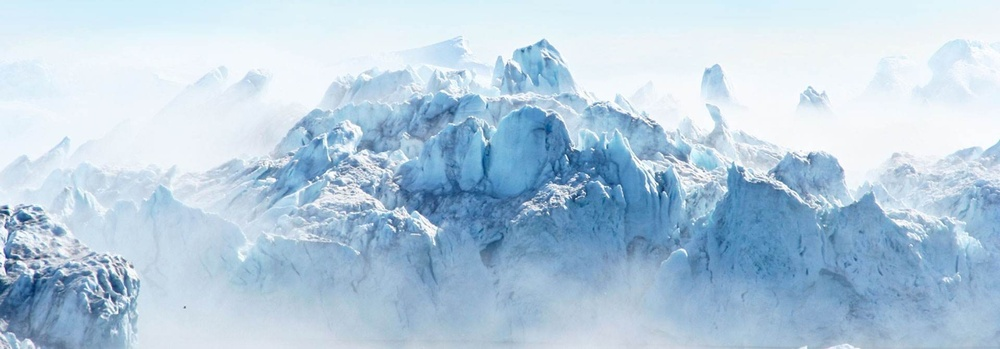
#> input picture 0000/page.jpg, 1000 x 349 px, shrunk from 1920 x 670 before the run
$ python 0.py
#> lines starting #> are read from the running program, lines starting #| are printed output that depends on the picture
#!/usr/bin/env python
#-*-coding=utf-8-*-

'''To add a number at the corner of an image'''

from PIL import Image, ImageDraw, ImageFont

class ImageNumber(object):
    '''To add a number
    __init__:
        initialize the class;
    add_number:
        add number
    '''

    def __init__(self, scale=(0.5, 0.5), path='./img.png'):
        '''Init'''
        self.path = path

    def add_number(self, num):
#> called with num = 'WEB & BACKEND'
        img = Image.open(self.path)
#> img is the input picture: PIL image 1000x349 RGB; mean R, G, B 181, 204.7, 223.4
        width, height = img.size
#> width = 1000; height = 349
        draw = ImageDraw.Draw(img)
        font_size = min(width, height) // 5
#> font_size = 69
        font = ImageFont.truetype('./Novecentowide-Bold-webfont.woff', font_size);
        draw.text([width*0.2, height*0.3], num, fill=(77, 77, 77), font=font)
        font_size2 = font_size/4;
#> font_size2 = 17.25
        font2 = ImageFont.truetype('Blokletters-Potlood-webfont.woff', font_size2)
        draw.text([width*0.4, height*0.7], 'BY ZHANG QIONGYU', fill=(48, 48,48), font=font2)
        del draw
        img.show()
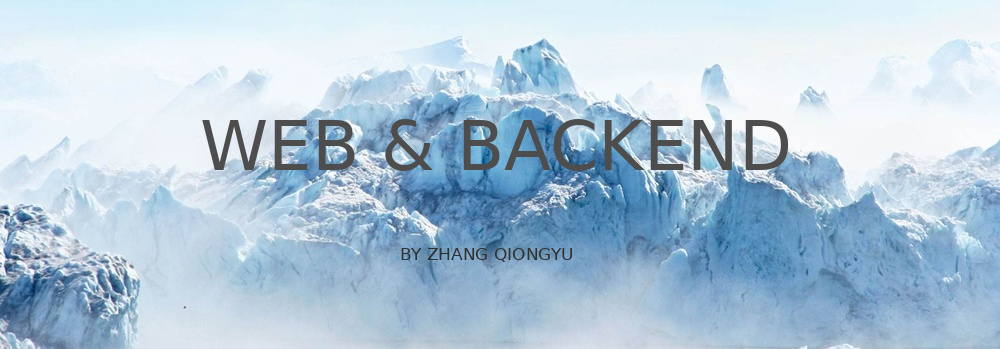
#> shown: PIL image 1000x349 RGB; mean R, G, B 178.4, 201.2, 219.1
        img.save('page1.jpg', 'jpeg')

if __name__ == '__main__':
    img = ImageNumber(path='./page.jpg')
    img.add_number(r'WEB & BACKEND')
